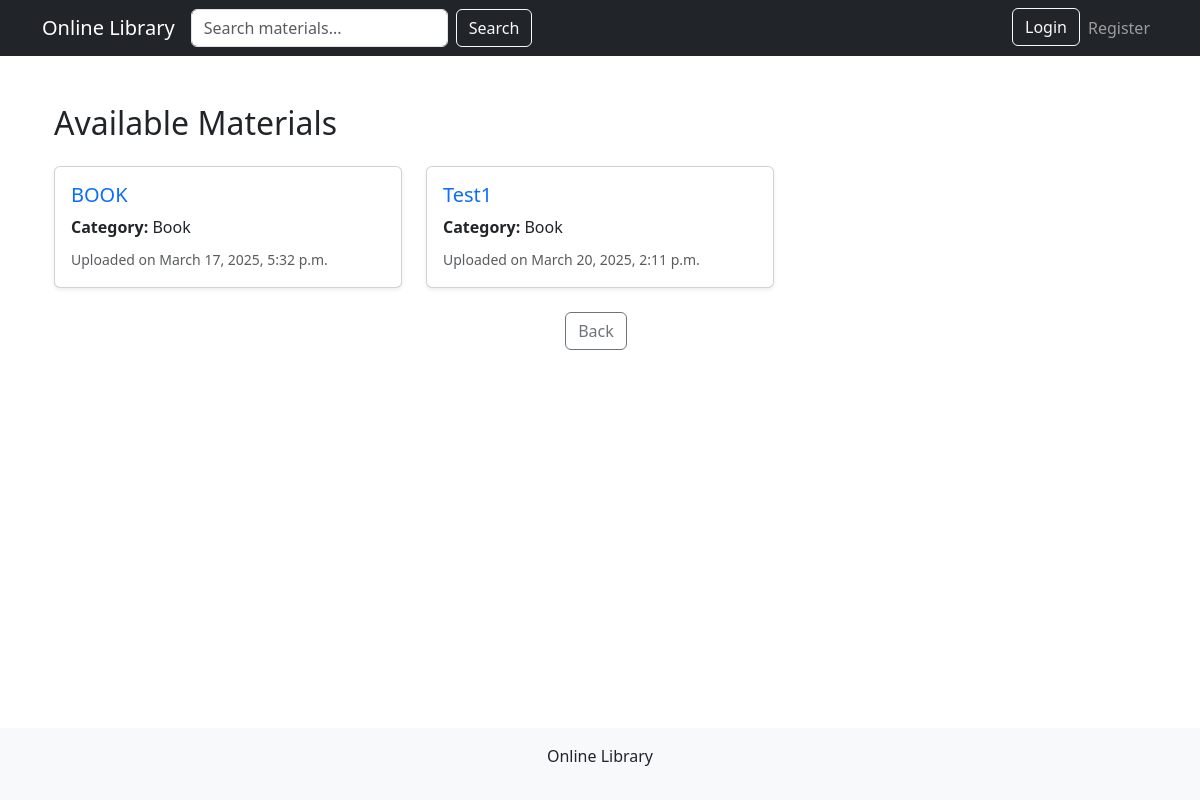
Page /materials/ on the earlier database version.
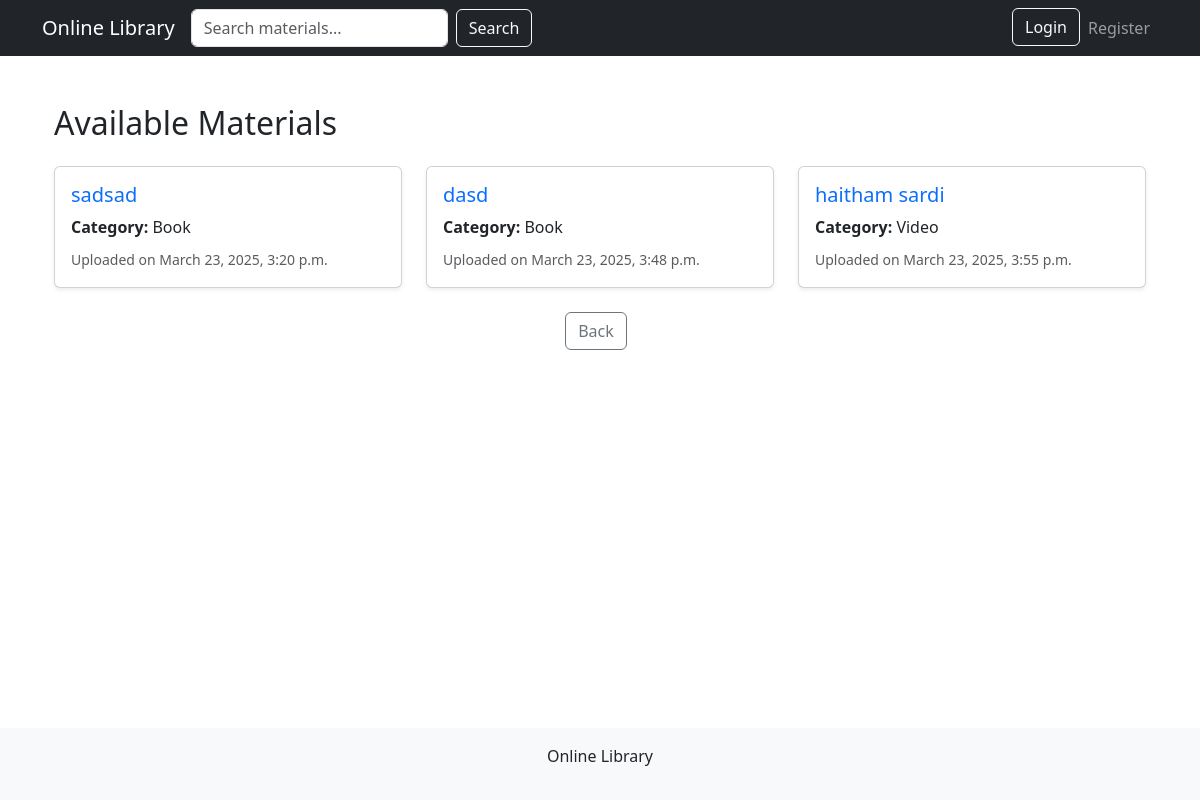
Same page on the later database version.
### library/models.py (models this page shows, shortened)
class Material(models.Model):
    title = models.CharField(max_length=255)
    description = models.TextField()
    category = models.CharField(max_length=20, choices=CATEGORY_CHOICES)
    file = models.FileField(upload_to='materials/')
    upload_date = models.DateTimeField(auto_now_add=True)
    uploaded_by = models.ForeignKey(User, on_delete=models.CASCADE)
    author = models.CharField(max_length=255, default="Unknown")
    release_date = models.DateField(default=date.today)

### library/views.py (the view)
# urls.py: path('materials/', views.material_list, name='material_list'),
def material_list(request):
    category = request.GET.get('category', None)
    query = request.GET.get('q', '')
    materials = Material.objects.all()
    if query:
        materials = materials.filter(title__icontains=query) | materials.filter(description__icontains=query)
    if category:
        materials = materials.filter(category=category)
    return render(request, 'library/material_list.html', {'materials': materials, 'selected_category': category})

### library/templates/library/material_list.html
{% extends 'library/base.html' %}
{% load static %}
{% block content %}
<div class="container my-4">
  <h2 class="mb-4">Available Materials</h2>
  {% if materials %}
    <div class="row row-cols-1 row-cols-md-2 row-cols-lg-3 g-4">
      {% for material in materials %}
        <div class="col">
          <div class="card h-100 shadow-sm">
            <div class="card-body d-flex flex-column">
              <h5 class="card-title">
                <a href="{% url 'material_detail' material.id %}" class="text-decoration-none">
                  {{ material.title }}
                </a>
              </h5>
              <p class="card-text mb-2"><strong>Category:</strong> {{ material.category }}</p>
              <p class="card-text text-muted mt-auto"><small>Uploaded on {{ material.upload_date }}</small></p>
            </div>
          </div>
        </div>
      {% endfor %}
    </div>
  {% else %}
    <div class="alert alert-info">No materials available.</div>
  {% endif %}
</div>
{% endblock %}

Differences in the rows shown:
removed Material: title "BOOK", category "Book", upload_date "March 17, 2025, 5:32 p.m."
removed Material: title "Test1", category "Book", upload_date "March 20, 2025, 2:11 p.m."
added Material: title "sadsad", category "Book", upload_date "March 23, 2025, 3:20 p.m."
added Material: title "dasd", category "Book", upload_date "March 23, 2025, 3:48 p.m."
added Material: title "haitham sardi", category "Video", upload_date "March 23, 2025, 3:55 p.m."
